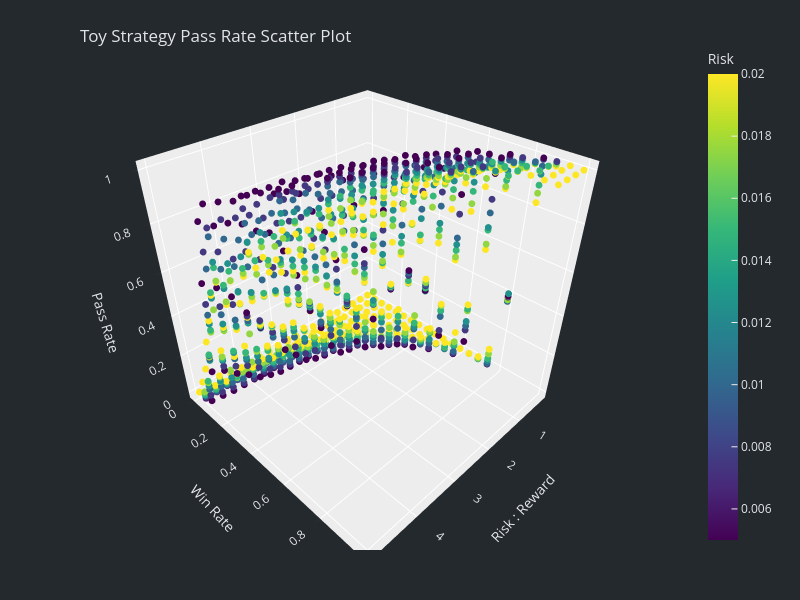

Write notebook code for a chart like this one.
### Code cell
fig = go.Figure(
    data=[
        go.Scatter3d(
            x=df_monte_carlo["Risk : Reward"],
            y=df_monte_carlo["Win Rate"],
            z=df_monte_carlo["Pass Rate"],
            mode="markers",
            marker=dict(
                size=4,
                color=df_monte_carlo["Risk"],
                colorscale=continuous_colour_scale,
                colorbar=dict(title="Risk"),
            ),
            hovertemplate=(
                "<b>Risk : Reward :</b> %{x:.3f}<br>"
                "<b>Win Rate:</b> %{y:.3f}<br>"
                "<b>Pass Rate:</b> %{z:.3f}<br>"
                "<b>Risk:</b> %{marker.color:.3f}<br>"
                "<extra></extra>"
            ),
        )
    ]
)

fig.update_layout(
    title="Toy Strategy Pass Rate Scatter Plot",
    scene=dict(
        xaxis_title="Risk : Reward",
        yaxis_title="Win Rate",
        zaxis_title="Pass Rate",
    ),
    width=800,
    height=600,
)

fig.show()

### Figure 1 — Plotly figure (JSON) as saved in the notebook; plotly's stock layout.template omitted (floating-point values rounded to 4 significant figures; data arrays with more than 128 entries replaced by an {"elided": "..."} marker saying what was removed)
{"data": [{"hovertemplate": "<b>Risk : Reward :</b> %{x:.3f}<br><b>Win Rate:</b> %{y:.3f}<br><b>Pass Rate:</b> %{z:.3f}<br><b>Risk:</b> %{marker.color:.3f}<br><extra></extra>", "marker": {"color": {"elided": "1827 float values"}, "colorbar": {"title": {"text": "Risk"}}, "colorscale": [[0, "#440154"], [0.1111, "#482878"], [0.2222, "#3e4989"], [0.3333, "#31688e"], [0.4444, "#26828e"], [0.5556, "#1f9e89"], [0.6667, "#35b779"], [0.7778, "#6ece58"], [0.8889, "#b5de2b"], [1, "#fde725"]], "size": 4}, "mode": "markers", "type": "scatter3d", "x": {"elided": "1827 float values"}, "y": {"elided": "1827 float values"}, "z": {"elided": "1827 float values"}}], "layout": {"height": 600, "scene": {"xaxis": {"title": {"text": "Risk : Reward"}}, "yaxis": {"title": {"text": "Win Rate"}}, "zaxis": {"title": {"text": "Pass Rate"}}}, "title": {"text": "Toy Strategy Pass Rate Scatter Plot"}, "width": 800}}
